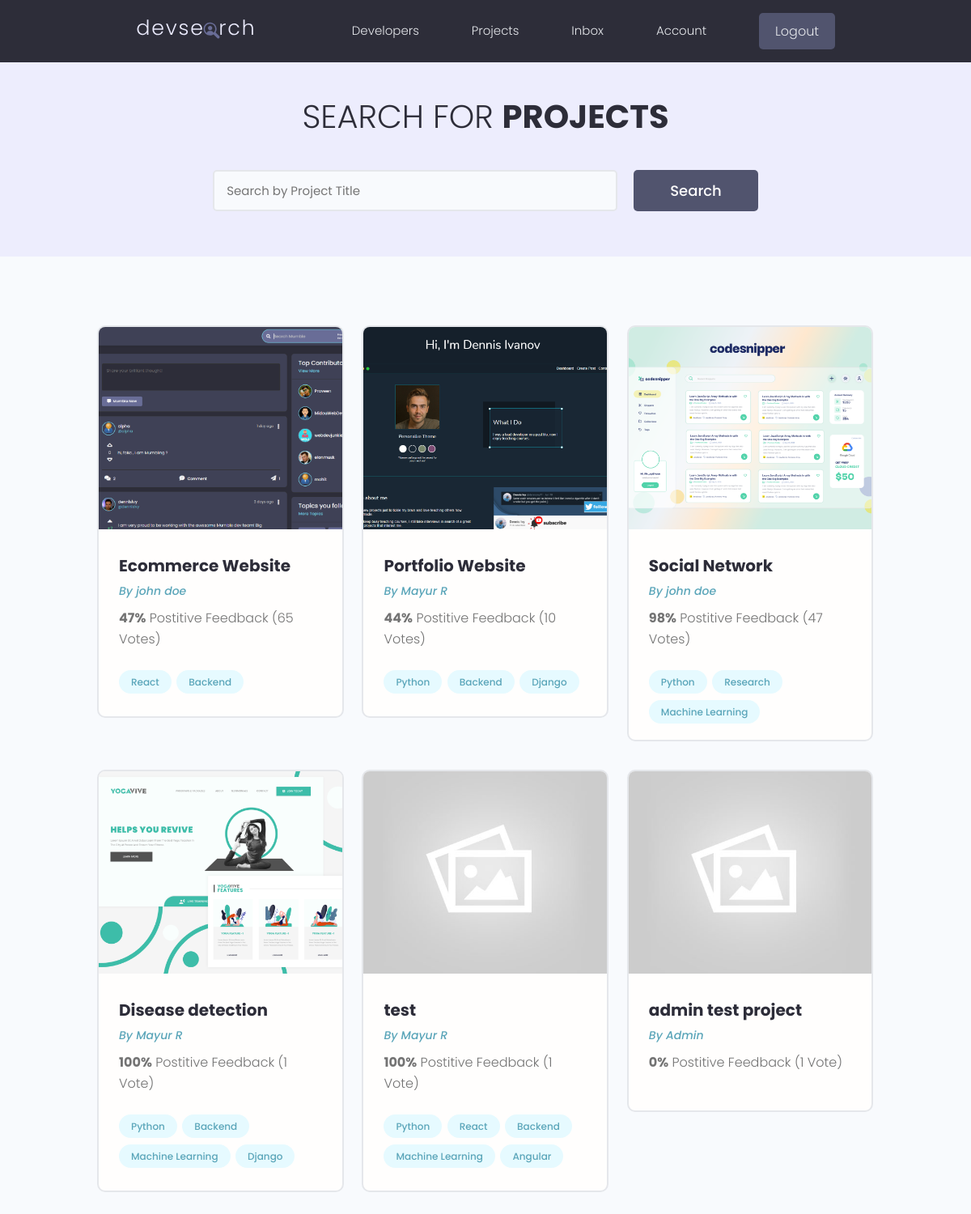
Page /projects/ (signed in) on the committed database.
### projects/models.py (models this page shows, shortened)
class Project(models.Model):
    owner=models.ForeignKey(Profile,null=True, blank=True,on_delete=models.SET_NULL)
    title=models.CharField(max_length=200)
    description=models.TextField(null=True,blank=True)
    featured_image=models.ImageField(null=True,blank=True,default='default.jpeg')
    demo_link=models.CharField(max_length=2000,null=True,blank=True)
    source_link=models.CharField(max_length=2000,null=True,blank=True)
    tags=models.ManyToManyField('Tag',blank=True)
    vote_total=models.IntegerField(default=0, null=True,blank=True)
    vote_ratio=models.IntegerField(default=0, null=True,blank=True)
    created=models.DateTimeField(auto_now_add=True)
    id=models.UUIDField(default=uuid.uuid4,unique=True,primary_key=True,editable=False)

class Tag(models.Model):
    name=models.CharField(max_length=200)
    created=models.DateTimeField(auto_now_add=True)
    id=models.UUIDField(default=uuid.uuid4,unique=True,primary_key=True,editable=False)
    def __str__(self):
        return self.name

### users/models.py (models this page shows, shortened)
class Profile(models.Model):
    user=models.OneToOneField(User, on_delete=models.CASCADE, null=True,blank=True)
    name=models.CharField(max_length=200,null=True,blank=True)
    email=models.EmailField(max_length=500,null=True,blank=True)
    username=models.CharField(max_length=200,null=True,blank=True)
    location=models.CharField(max_length=200,null=True,blank=True)
    short_intro=models.CharField(max_length=200,null=True,blank=True)
    bio=models.TextField(null=True,blank=True)
    profile_image=models.ImageField(null=True,blank=True,default="profiles/user-default.png", upload_to='profiles/')
    social_github=models.CharField(max_length=200,null=True,blank=True)
    social_twitter=models.CharField(max_length=200,null=True,blank=True)
    social_linkedin=models.CharField(max_length=200,null=True,blank=True)
    social_youtube=models.CharField(max_length=200,null=True,blank=True)
    social_website=models.CharField(max_length=200,null=True,blank=True)
    created=models.DateTimeField(auto_now_add=True)
    id=models.UUIDField(default=uuid.uuid4,unique=True,primary_key=True,editable=False)

### projects/views.py (the view)
# urls.py: path('projects/',include('projects.urls')),
def projects(request):
    projects=Project.objects.all()
    context={'projects':projects}
    return render(request,'projects/projects.html',context)

### projects/templates/projects/projects.html (shortened to what this page needs)
{%extends 'main.html'%}
{% block content%}
<main class="projects">
    <section class="hero-section text-center">
      <div class="container container--narrow">
        <div class="hero-section__box">
          <h2>Search for <span>Projects</span></h2>
        </div>
        <div class="hero-section__search">
          <form class="form" action="#" method="get">
            <div class="form__field">
              <input class="input input--text" id="formInput#search" type="text" name="text"
                placeholder="Search by Project Title" />
            </div>
            <input class="btn btn--sub btn--lg" type="submit" value="Search" />
          </form>
        </div>
      </div>
    </section>
    <section class="projectsList">
      <div class="container">
        <div class="grid grid--three">
          {%for project in projects%}
          <div class="column">
            <div class="card project">
              <a href="{% url 'project' project.id %}" class="project">
                <img class="project__thumbnail" src="{{project.featured_image.url}}" alt="project thumbnail" />
                <div class="card__body">
                  <h3 class="project__title">{{project.title}}</h3>
                  <p><a class="project__author" href="{% url 'user-profile' project.owner.id %}">By {{project.owner.name}}</a></p>
                  <p class="project--rating">
                    <span style="font-weight: bold;">{{project.vote_ratio}}%</span> Postitive
                    Feedback ({{project.vote_total}} Vote{{project.vote_total|pluralize:"s"}})
                  </p>
                  <div class="project__tags">
                  {% for tag in project.tags.all %}
                    <span class="tag tag--pill tag--main">
                      <small>{{tag}}</small>
                    </span>
                    {% endfor %}
                  </div>
                </div>
              </a>
            </div>
          </div>
          {% endfor %}
        </div>
      </div>
    </section>
  </main>
{%endblock content%}

### static/styles/app.css (style rules this page uses)
:root { --color-sub: #2d2d39; }
.btn--sub { background-color: var(--color-sub-light); }
.card { border: 2px solid var(--color-light); }
img { width: 100%; }
.hero-section { height: 40vh; display: flex; align-items: center; background-color: var(--color-sub); }
.hero-section__box { margin-bottom: 4rem; }
.hero-section__box > h2, .hero-section__box > h2 > span { font-size: 4rem; color: var(--color-light); line-height: 1.3; text-transform: uppercase; }
.hero-section__box > h2 { font-weight: 300; }
.hero-section__box > h2 > span { font-weight: 700; }
.hero-section__search > .form { display: flex; align-items: center; justify-content: center; gap: 2rem; }
.hero-section__search > .form input.input--text { width: 50rem; }
.project__author { font-size: 1.4rem; font-style: italic; }
.project--rating { margin-bottom: 1.6em; margin-top: .5em; }
.projects > .hero-section { background: var(--color-sub-lighter); height: 30vh; }
.projects .hero-section__box { margin-bottom: 2.5rem; }
.projects .hero-section__box > h2 { color: var(--color-sub); }
.projects .hero-section__box > h2 > span { font-weight: 700; color: var(--color-sub); }
.projectsList { margin-top: 8rem; }
.project__thumbnail { height: 25rem; object-fit: cover; object-position: top center; }
.project__title { font-size: 2rem; font-weight: 700; color: var(--color-sub); }

### static/uikit/styles/modules/_variables.css (style rules this page uses)
:root { --color-main: #5aa5b9; --color-main-light: #e6faff; --color-sub: #3f4156; --color-sub-light: #51546e; --color-sub-lighter: #ededfd; --color-text: #737373; --color-gray: #8b8b8b; --color-light: #e5e7eb; --color-light-gray: #767676; --color-bg: #f8fafd; --color-white: #fffefd; --color-white-light: #f3f3f3; --color-success: #359e64; --color-success-bg: #def8e8; --color-error: #fc4b0b; --color-error-bg: #fff2ee; --font-base: 'Poppins', arial, helvetica, 'Segoe UI', roboto, ubuntu, sans-serif; --font-monospace: 'Fira Code', 'Courier New', courier, monospace; --font-regular: 300; --font-medium: 500; --font-bold: 700; --generic-shadow: 1px 1px 5px #00000010; --generic-transition: all 0.3s ease-in-out; }

### static/uikit/styles/modules/_base.css (style rules this page uses)
* { margin: 0; padding: 0; box-sizing: border-box; text-rendering: optimizeLegibility; color: inherit; font-size: inherit; }
html { font-size: 50%; }
@media only screen and (min-width: 480px) { html { font-size: 56.25%; } }
@media only screen and (min-width: 1200px) { html { font-size: 62.5%; } }
body { line-height: 1.6; font-weight: 400; font-size: 1.5rem; color: var(--color-text); background-color: var(--color-bg); min-height: 100vh; }

### static/uikit/styles/modules/_typography.css (style rules this page uses)
* { font-family: var(--font-base); }
h2 { font-size: 3.6rem; font-weight: var(--font-bold); }
h3 { font-size: 3.2rem; font-weight: var(--font-medium); }
p, span, strong { font-size: 1.6rem; color: var(--color-text); font-weight: var(--font-regular); }
a { padding-bottom: 2px; text-decoration: none; display: inline-block; color: var(--color-main); font-weight: var(--font-medium); }

### static/uikit/styles/modules/_utilities.css (style rules this page uses)
.container { width: 92%; max-width: 165rem; margin: 0 auto; box-sizing: border-box; }
.container--narrow { width: 92%; max-width: 120rem; }
@media screen and (min-width: 1000px) { .container { width: 90%; } }
@media screen and (min-width: 1000px) { .container--narrow { width: 85%; } }
@media screen and (min-width: 1200px) { .container { width: 80%; } }
@media screen and (min-width: 1200px) { .container--narrow { width: 72%; } }
.text-center { text-align: center; }

### static/uikit/styles/modules/_button.css (style rules this page uses)
.btn { display: inline-block; position: relative; cursor: pointer; background-color: var(--color-light); font-weight: var(--font-medium); color: var(--color-sub); text-decoration: none; padding: 1rem 2rem; border-radius: 0.5rem; border: none; width: -webkit-fit-content; width: -moz-fit-content; width: fit-content; height: -webkit-fit-content; height: -moz-fit-content; height: fit-content; font-size: 1.6rem; outline-width: 0; outline-color: transparent; -webkit-backface-visibility: hidden; backface-visibility: hidden; transition: all 0.3s ease-in-out; }
.btn--sub { background-color: var(--color-sub); color: var(--color-white); }
.btn--lg { font-size: 1.8rem; padding: 1.2rem 4.5rem; }

### static/uikit/styles/modules/_card.css (style rules this page uses)
.card { border-radius: 1rem; background-color: var(--color-white); border: 1.5px solid var(--color-light); width: auto; height: auto; margin-top: 0.5rem; margin-bottom: 0.5rem; overflow: hidden; }
.card__body, .card__header { padding: 2rem 2.5rem; }

### rows in the picture
Project: featured_image (picture), title "Ecommerce Website", owner.name "john doe", vote_ratio "47", vote_total "65"
Tag: name "React"
Tag: name "Backend"
Project: featured_image (picture), title "Portfolio Website", owner.name "Mayur R", vote_ratio "44", vote_total "10"
Tag: name "Python"
Tag: name "Django"
Project: featured_image (picture), title "Social Network", owner.name "john doe", vote_ratio "98", vote_total "47"
Tag: name "Research"
Tag: name "Machine Learning"
Project: featured_image (picture), title "Disease detection", owner.name "Mayur R", vote_ratio "100", vote_total "1"
Project: featured_image (placeholder picture), title "test", owner.name "Mayur R", vote_ratio "100", vote_total "1"
Tag: name "Angular"
Project: featured_image (placeholder picture), title "admin test project", owner.name "Admin", vote_ratio "0", vote_total "1"
